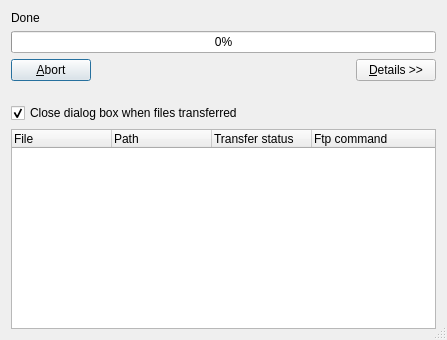
<?xml version="1.0" encoding="UTF-8"?>
<ui version="4.0">
 <class>GexDbFtpTransferDialogBase</class>
 <widget class="QDialog" name="GexDbFtpTransferDialogBase">
  <property name="geometry">
   <rect>
    <x>0</x>
    <y>0</y>
    <width>447</width>
    <height>340</height>
   </rect>
  </property>
  <property name="windowTitle">
   <string>Retrieving Files (Ftp)...</string>
  </property>
  <property name="autoFillBackground">
   <bool>true</bool>
  </property>
  <property name="sizeGripEnabled">
   <bool>true</bool>
  </property>
  <layout class="QVBoxLayout">
   <item>
    <widget class="QLabel" name="textLabelFileInProgress">
     <property name="text">
      <string>Done</string>
     </property>
     <property name="wordWrap">
      <bool>false</bool>
     </property>
    </widget>
   </item>
   <item>
    <widget class="QProgressBar" name="progressTransfer">
     <property name="value">
      <number>0</number>
     </property>
     <property name="alignment">
      <set>Qt::AlignCenter</set>
     </property>
    </widget>
   </item>
   <item>
    <layout class="QHBoxLayout">
     <item>
      <widget class="QPushButton" name="buttonAbort">
       <property name="toolTip">
        <string>Abort FTP process...</string>
       </property>
       <property name="text">
        <string>&amp;Abort</string>
       </property>
       <property name="shortcut">
        <string>Alt+A</string>
       </property>
      </widget>
     </item>
     <item>
      <spacer name="spacer9">
       <property name="orientation">
        <enum>Qt::Horizontal</enum>
       </property>
       <property name="sizeType">
        <enum>QSizePolicy::Expanding</enum>
       </property>
       <property name="sizeHint" stdset="0">
        <size>
         <width>363</width>
         <height>16</height>
        </size>
       </property>
      </spacer>
     </item>
     <item>
      <widget class="QPushButton" name="buttonDetails">
       <property name="toolTip">
        <string>Display details about the FTP actions</string>
       </property>
       <property name="text">
        <string>&amp;Details &gt;&gt;</string>
       </property>
       <property name="shortcut">
        <string>Alt+D</string>
       </property>
      </widget>
     </item>
    </layout>
   </item>
   <item>
    <spacer name="spacerDetails">
     <property name="orientation">
      <enum>Qt::Vertical</enum>
     </property>
     <property name="sizeType">
      <enum>QSizePolicy::Minimum</enum>
     </property>
     <property name="sizeHint" stdset="0">
      <size>
       <width>16</width>
       <height>16</height>
      </size>
     </property>
    </spacer>
   </item>
   <item>
    <widget class="QCheckBox" name="checkBoxAutoClose">
     <property name="text">
      <string>Close dialog box when files transferred</string>
     </property>
     <property name="checked">
      <bool>true</bool>
     </property>
    </widget>
   </item>
   <item>
    <widget class="QTreeWidget" name="treeWidgetFileTransfer">
     <property name="font">
      <font>
       <family>MS Shell Dlg 2</family>
      </font>
     </property>
     <property name="mouseTracking">
      <bool>true</bool>
     </property>
     <property name="rootIsDecorated">
      <bool>false</bool>
     </property>
     <attribute name="headerDefaultSectionSize">
      <number>100</number>
     </attribute>
     <attribute name="headerDefaultSectionSize">
      <number>100</number>
     </attribute>
     <column>
      <property name="text">
       <string>File</string>
      </property>
     </column>
     <column>
      <property name="text">
       <string>Path</string>
      </property>
     </column>
     <column>
      <property name="text">
       <string>Transfer status</string>
      </property>
     </column>
     <column>
      <property name="text">
       <string>Ftp command</string>
      </property>
     </column>
    </widget>
   </item>
  </layout>
 </widget>
 <layoutdefault spacing="6" margin="11"/>
 <resources/>
 <connections/>
</ui>
